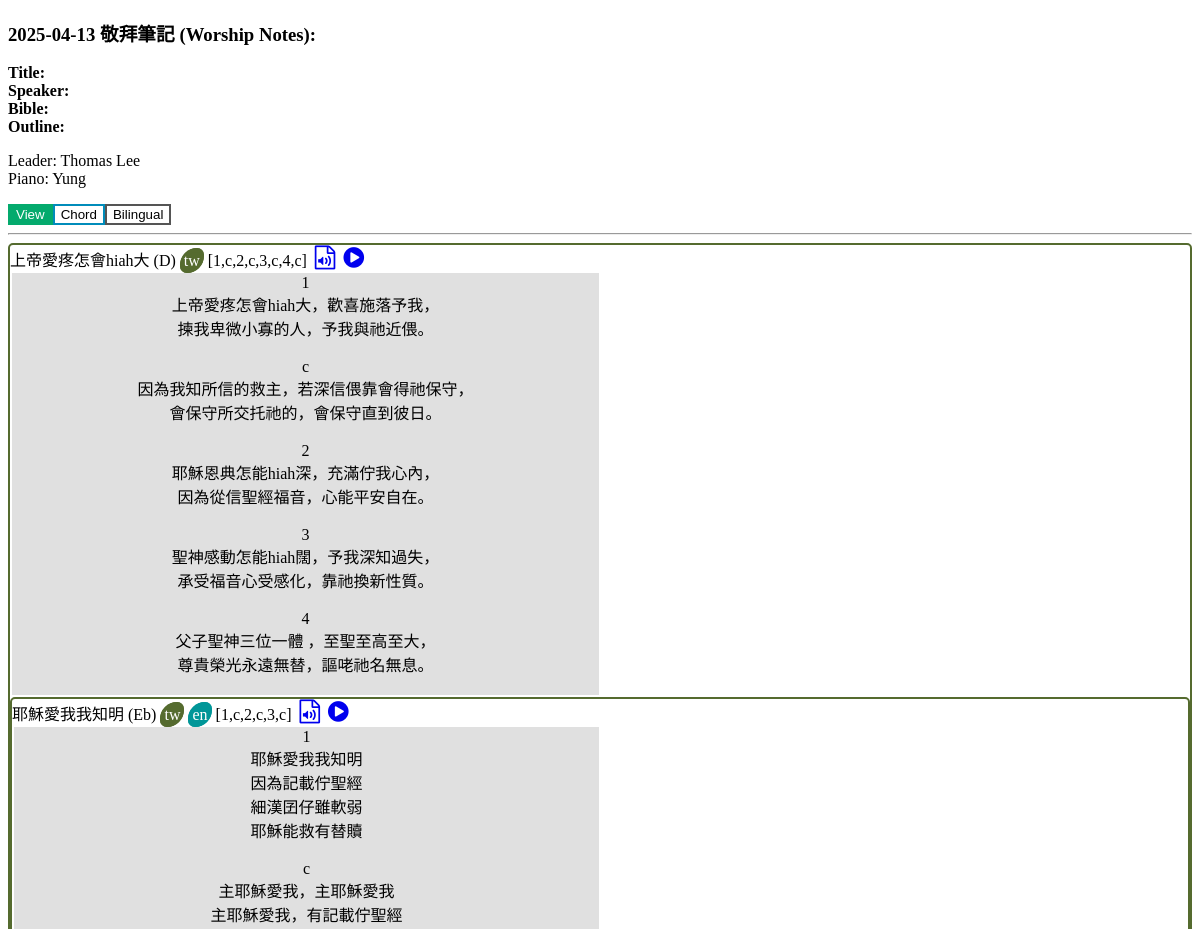
Page /worship/14 (upper part) on the earlier database version.
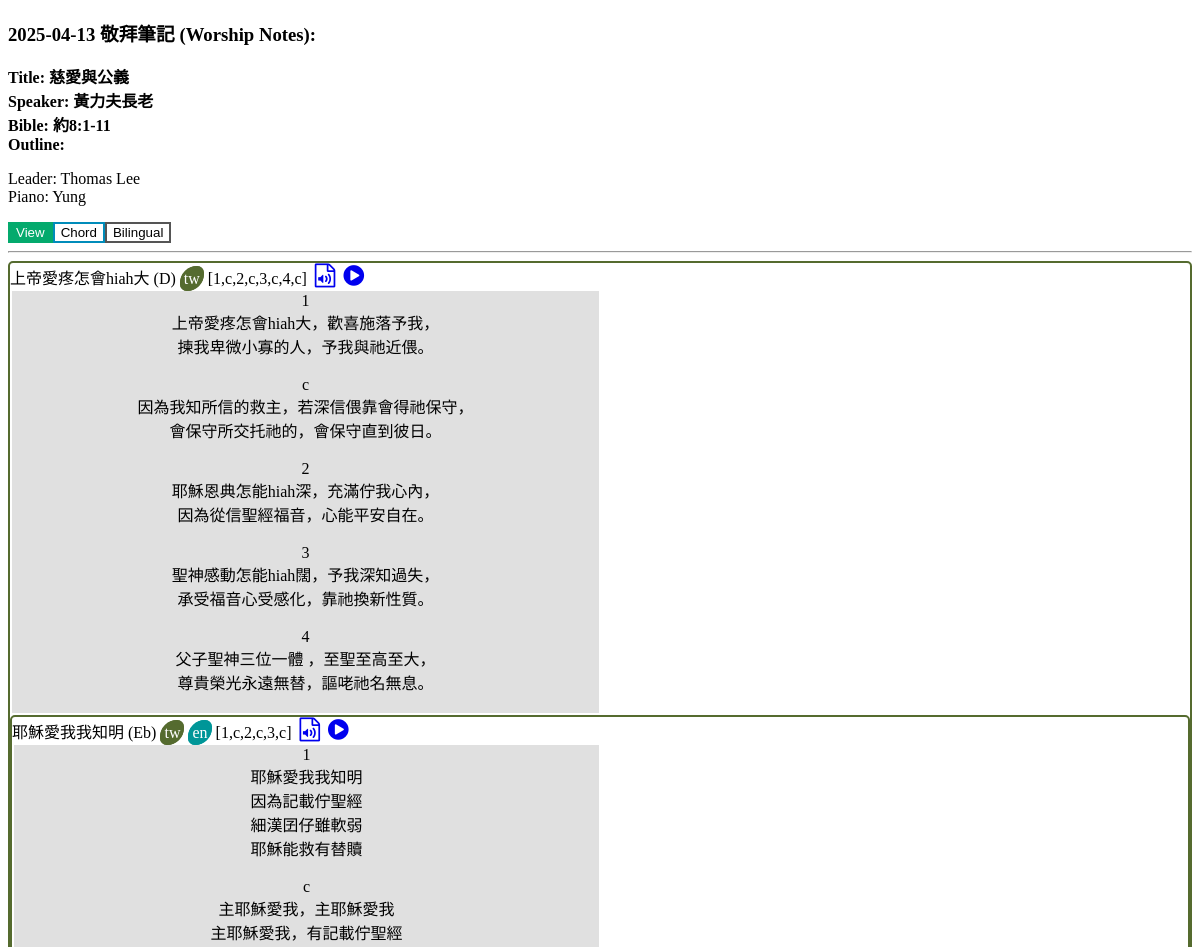
Same page on the later database version.
### tables this page shows
CREATE TABLE "sermon" (sermon_id INTEGER PRIMARY key, title text, speaker text, bible_verse text, keyword text, outline text, lang text, updated text default CURRENT_TIMESTAMP, date text);

### web/index.py (the view)
@app.route("/worship/<id>")
def worship_notes(id):
	songs = Utils.get_worship_songs(id)
	w = Utils.worship_list(id)[0]
	return render_template('worship_notes.html', songs=songs, id=id, w=w)

### app/db.py (called while the page is built)
def run_para(sql, para, db_name="worship.db"):
    if type(para) is not list:
        para = [para]
    return __execute(sql, para=para, db_name=db_name)

def __execute(sql, db_name, para=None):
    try:
        con = open(db_name)
        cur = con.cursor()
        if para:
            result = cur.execute(sql, para).fetchall()
        else:
            result = cur.execute(sql).fetchall()
        con.commit()
        return result
    except Exception as e:
        print('error', e)
        return e
    finally:
        close()

def open(db_name):
    con = _connect_db(db_name)
    return con

def close():
    try:
        con.close()
        return None
    except Exception as e:
        return e

def _connect_db(db_name):
    path = os.path.dirname(os.path.dirname(os.path.realpath(__file__)))
    con = sqlite3.connect(os.path.join(path, 'db', db_name))
    return con

### app/parser.py (called while the page is built)
def parse_chord(content):
    chords = re.sub(r'\[([^]]+)\](\s?\w+)?(\s?)', '<span class="chunk" data-chord="\\1">\\2</span>\\3', content)
    chords = re.sub('">([^<]*)<\/span>', add_space, chords)
    return chords

### web/templates/worship_notes.html (shortened to what this page needs)
<!DOCTYPE html>
<html>
<head>
<link rel="stylesheet" href="https://cdnjs.cloudflare.com/ajax/libs/font-awesome/4.7.0/css/font-awesome.min.css">
</head>
<body>
    <h3> {{ w.date }} 敬拜筆記 (Worship Notes):</h3>
    <p><b>Title: {{ w.sermon_title }}<br/>
        Speaker: {{ w.speaker }}<br/>
        Bible: {{ w.bible }}<br/>
        Outline: {{ w.outline }}</b>
    </p>
    <p>
        {% for team in w.content %}
            {{ team.role }}: {{ team.user_name }}<br/>
        {% endfor %}
    </p>
    <button class="view" onclick="javascript:load(0, this.className)">View</button><button class="chord" onclick="javascript:load(1, this.className)">Chord</button><button class="bi" onclick="javascript:load(2, this.className)">Bilingual</button>
    <hr/>
    <div id="worship">
    </div>
</body>
</html>

Differences in the rows shown:
now on this page (row edited): sermon: sermon_title "慈愛與公義", speaker "黃力夫長老", bible "約8:1-11"
